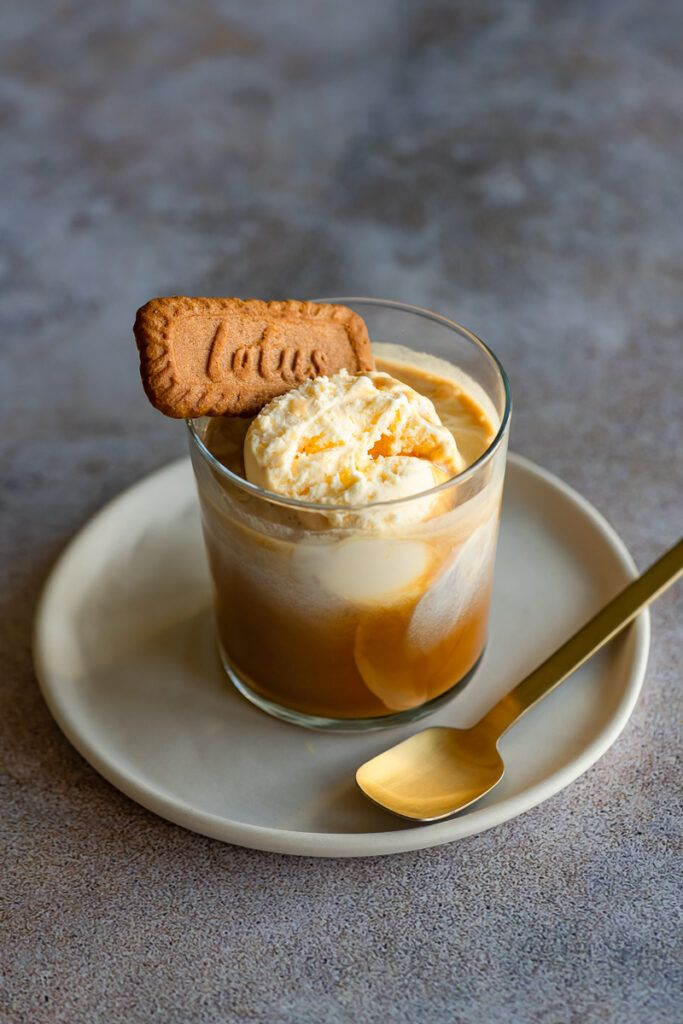
#> input picture image_of_internet/affogato.jpg, 683 x 1024 px
$ python resize.py image_of_internet out
#> lines starting #> are read from the running program, lines starting #| are printed output that depends on the picture
#!/usr/bin/env python3
import os
import argparse
from PIL import Image
import sys

def resize_image(input_path, output_path, size=(200, 200)):
    """Resize an image to the specified size and save it to the output path."""
#> called with input_path = 'image_of_internet/affogato.jpg', output_path = 'out/affogato.jpg', size = (200, 200)
    try:
        with Image.open(input_path) as img:
            # Resize the image
#> img is the input picture: PIL image 683x1024 RGB; mean R, G, B 119.8, 112, 103.5
            resized_img = img.resize(size, Image.LANCZOS)
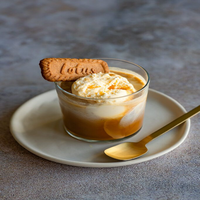
#> resized_img: PIL image 200x200 RGB; mean R, G, B 119.8, 112, 103.5
            # Save the resized image
            resized_img.save(output_path)
            return True
    except Exception as e:
        print(f"Error processing {input_path}: {e}")
        return False

def process_folder(input_folder, output_folder, size=(200, 200)):
    """Process all images in the input folder and save resized versions to the output folder."""
    # Create output folder if it doesn't exist
    if not os.path.exists(output_folder):
        os.makedirs(output_folder)

    # Keep track of processed files
    total_files = 0
    successful_files = 0

    # Supported image formats
    supported_formats = ['.jpg', '.jpeg', '.png', '.bmp', '.gif', '.tiff']

    # Process each file in the input folder
    for filename in os.listdir(input_folder):
        input_path = os.path.join(input_folder, filename)

        # Skip directories
        if os.path.isdir(input_path):
            continue

        # Check if the file is an image based on extension
        file_ext = os.path.splitext(filename)[1].lower()
        if file_ext not in supported_formats:
            continue

        # Set up output path
        output_path = os.path.join(output_folder, filename)

        # Process the image
        total_files += 1
        if resize_image(input_path, output_path, size):
            successful_files += 1
            print(f"Resized: {filename}")
#> pass 2 of the loop in process_folder, `for filename in os.listdir(input_folder):`:
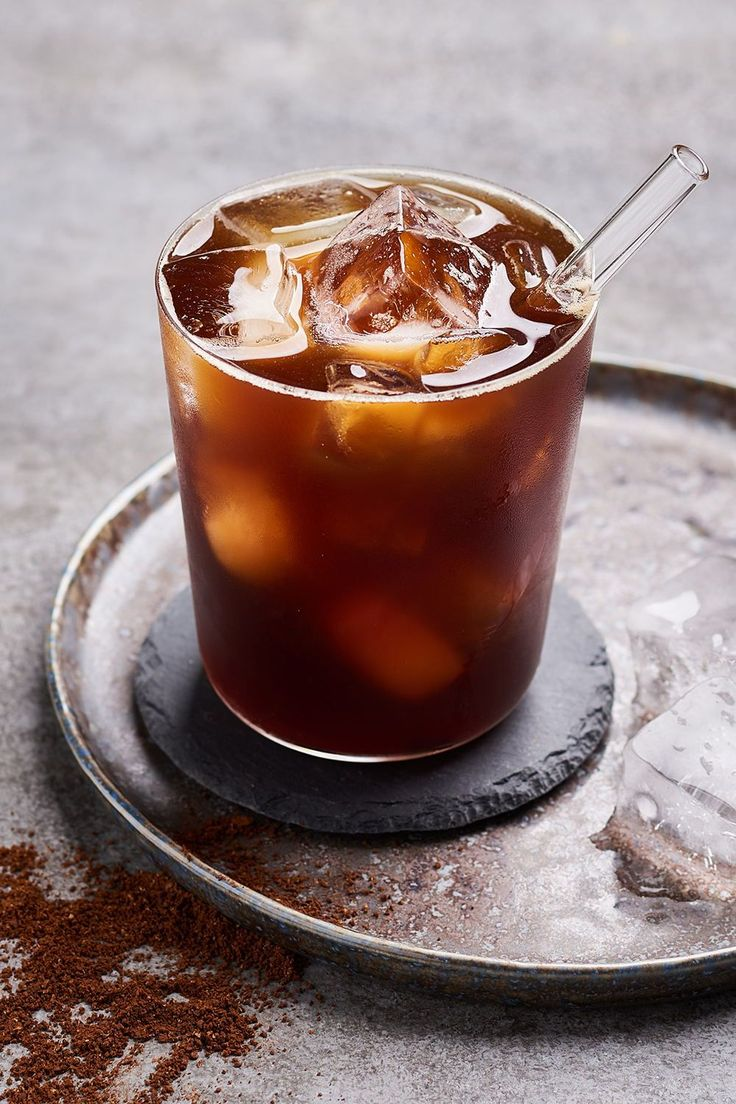
#> input picture image_of_internet/americano.jpg, 736 x 1104 px
#> in resize_image, img is the input picture: PIL image 736x1104 RGB; mean R, G, B 146.2, 124.8, 122
#> in resize_image (call 2), `resized_img = img.resize(size, Image.LANCZOS)`:
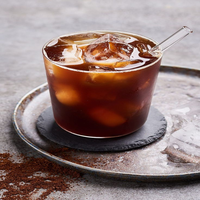
#> resized_img: PIL image 200x200 RGB; mean R, G, B 146.2, 124.8, 122.1

    return total_files, successful_files

def main():
    # Set up argument parser
    parser = argparse.ArgumentParser(description='Resize images in a folder to 200x200 pixels')
    parser.add_argument('input_folder', help='Path to folder containing images')
    parser.add_argument('output_folder', help='Path to folder where resized images will be saved')
    parser.add_argument('-s', '--size', nargs=2, type=int, default=[200, 200],
                        metavar=('WIDTH', 'HEIGHT'), help='Output size (default: 200 200)')

    # Parse arguments
    args = parser.parse_args()

    # Check if input folder exists
    if not os.path.exists(args.input_folder):
        print(f"Error: Input folder '{args.input_folder}' does not exist.")
        sys.exit(1)

    # Process the folder
    print(f"Resizing images from '{args.input_folder}' to {args.size[0]}x{args.size[1]}...")
    total, successful = process_folder(args.input_folder, args.output_folder, tuple(args.size))

    # Print summary
    print("\nSummary:")
    print(f"Total image files processed: {total}")
    print(f"Successfully resized images: {successful}")
    print(f"Resized images saved to: {args.output_folder}")

if __name__ == "__main__":
    main()
